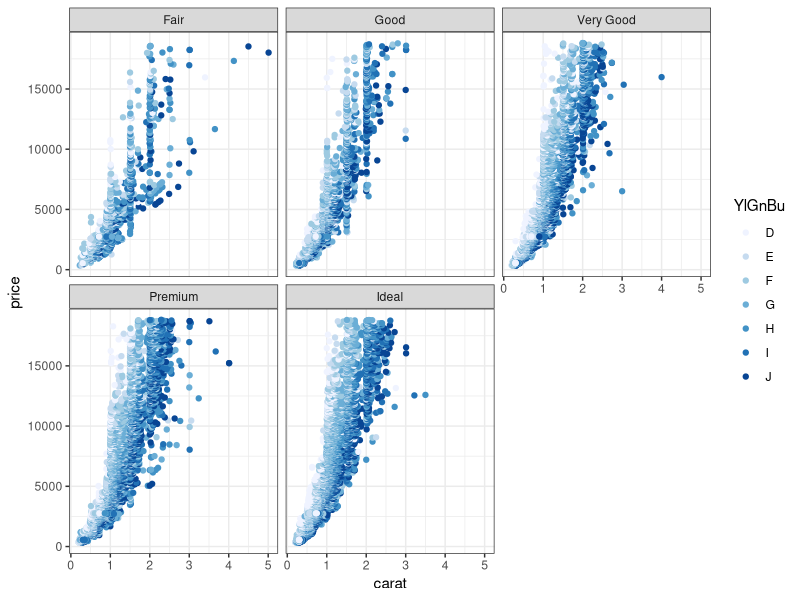

Write R code to recreate this figure.
library(ggplot2)

p1 <- ggplot(diamonds, 
             aes(x = carat, y = price, color = color)) + 
    geom_point() + 
    facet_wrap(~cut) + 
    scale_color_brewer("YlGnBu") + 
    theme_bw()

p1
